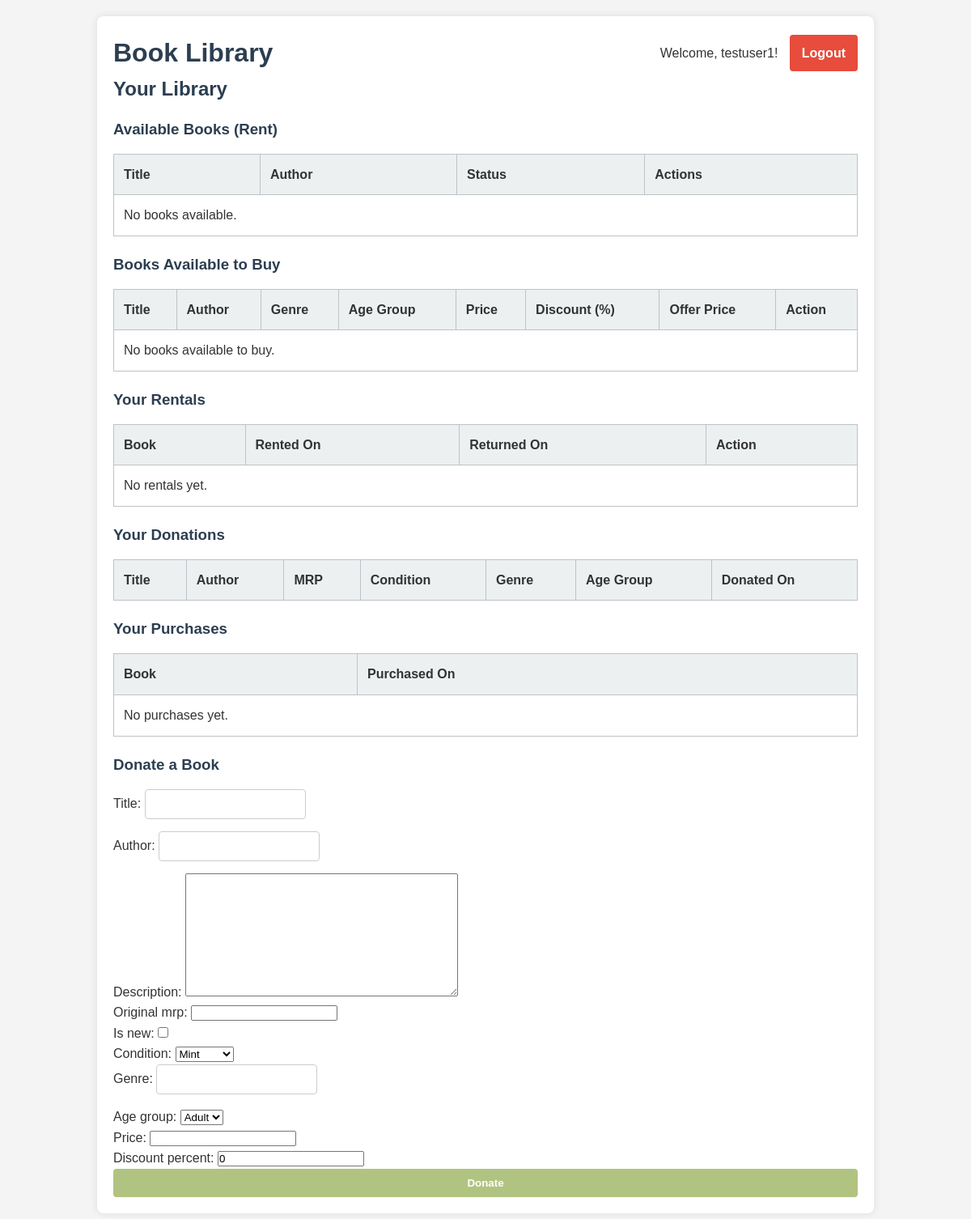
The page / (signed in) on the database as committed earlier.
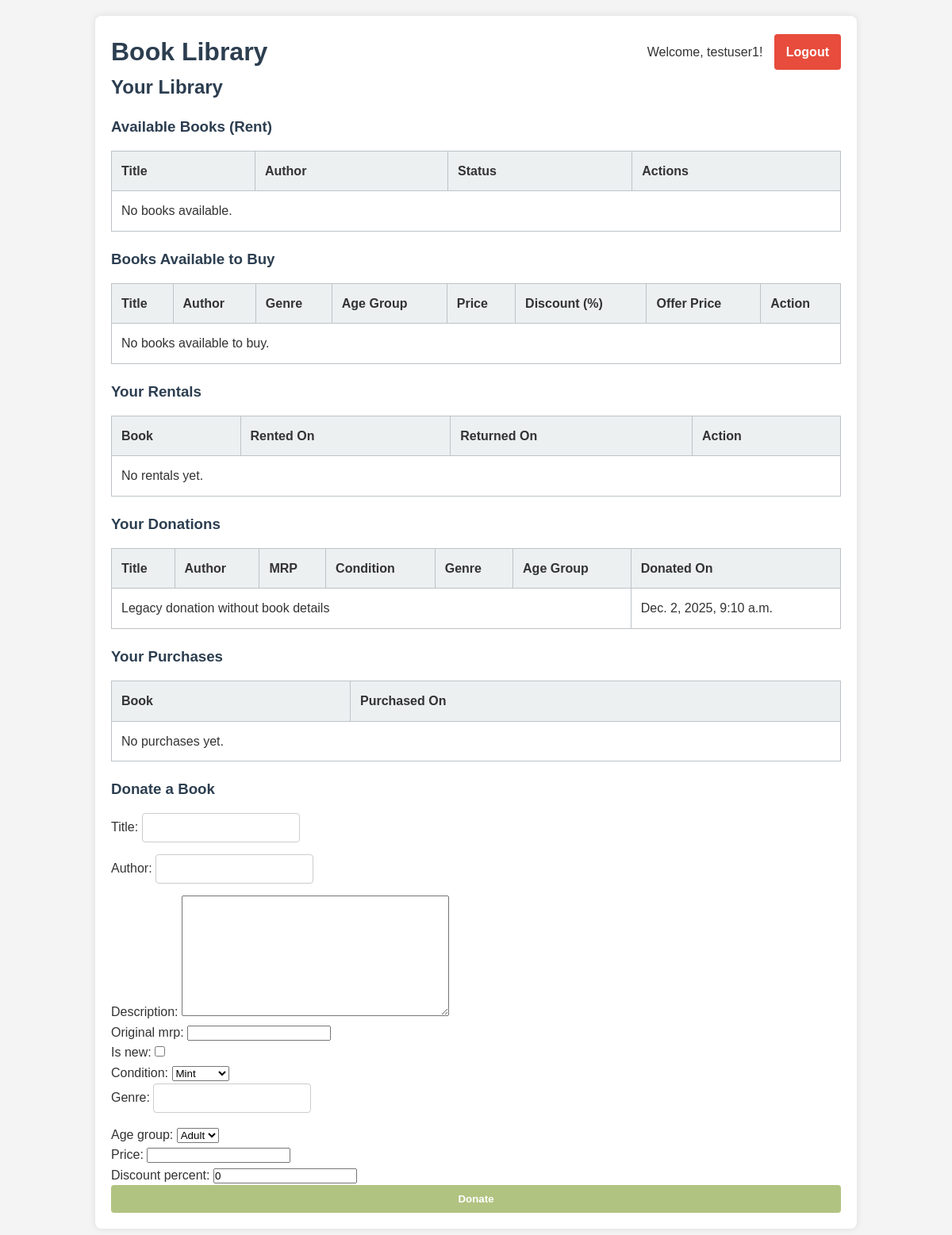
The same page on the database as committed later.
### library_app/models.py (models this page shows, shortened)
class Donation(models.Model):
    user = models.ForeignKey(User, on_delete=models.CASCADE)
    book = models.ForeignKey(Book, on_delete=models.CASCADE, null=True, blank=True)
    donated_on = models.DateTimeField(auto_now_add=True)

### library_app/views.py (the view)
# urls.py: path('', views.library_home, name='library-home'),
@login_required
def library_home(request):
    books = Book.objects.all()
    buyable_books = Book.objects.filter(price__isnull=False)
    rentals = Rental.objects.filter(user=request.user).order_by('-rented_on')
    donations = Donation.objects.filter(user=request.user).select_related('book').order_by('-donated_on')
    purchases = Purchase.objects.filter(user=request.user).select_related('book').order_by('-purchased_on')
    donation_form = DonationBookForm()
    context = {
        'books': books,
        'buyable_books': buyable_books,
        'rentals': rentals,
        'donations': donations,
        'purchases': purchases,
        'donation_form': donation_form,
    }
    return render(request, 'library_app/home.html', context)

### library_app/forms.py
class DonationBookForm(forms.ModelForm):
    class Meta:
        model = Book
        fields = [
            'title',
            'author',
            'description',
            'original_mrp',
            'is_new',
            'condition',
            'genre',
            'age_group',
            'price',
            'discount_percent',
        ]

### library_app/templates/library_app/home.html (shortened to what this page needs)
{% extends 'library_app/index.html' %}
{% block content %}
  <h2>Your Library</h2>
  <h3>Available Books (Rent)</h3>
  <table>
    <thead>
      <tr>
        <th>Title</th><th>Author</th><th>Status</th><th>Actions</th>
      </tr>
    </thead>
    <tbody>
      {% for book in books %}
      <tr>
        <td>{{ book.title }}</td>
        <td>{{ book.author }}</td>
        <td>
          {% if book.available %}
            <span class="status-available">Available</span>
          {% else %}
            <span class="status-rented">Rented</span>
          {% endif %}
        </td>
        <td>
          {% if book.available %}
            <a href="{% url 'rent-book' book.id %}" class="btn-action">Rent</a>
          {% else %}
            <span class="disabled">Not Available</span>
          {% endif %}
        </td>
      </tr>
      {% empty %}
      <tr><td colspan="4">No books available.</td></tr>
      {% endfor %}
    </tbody>
  </table>
  <h3>Books Available to Buy</h3>
  <table>
    <thead>
      <tr>
        <th>Title</th>
        <th>Author</th>
        <th>Genre</th>
        <th>Age Group</th>
        <th>Price</th>
        <th>Discount (%)</th>
        <th>Offer Price</th>
        <th>Action</th>
      </tr>
    </thead>
    <tbody>
      {% for book in buyable_books %}
      <tr>
        <td>{{ book.title }}</td>
        <td>{{ book.author }}</td>
        <td>{{ book.genre }}</td>
        <td>{{ book.get_age_group_display }}</td>
        <td>{{ book.price }}</td>
        <td>{{ book.discount_percent }}</td>
        <td>{{ book.offer_price }}</td>
        <td>
          <a href="{% url 'buy-book' book.id %}" class="btn-action btn-buy">Buy</a>
        </td>
      </tr>
      {% empty %}
      <tr><td colspan="8">No books available to buy.</td></tr>
      {% endfor %}
    </tbody>
  </table>
  <h3>Your Rentals</h3>
  <table>
    <thead>
      <tr>
        <th>Book</th><th>Rented On</th><th>Returned On</th><th>Action</th>
      </tr>
    </thead>
    <tbody>
      {% for rental in rentals %}
      <tr>
        <td>{{ rental.book.title }}</td>
        <td>{{ rental.rented_on }}</td>
        <td>
          {% if rental.returned_on %}
            {{ rental.returned_on }}
          {% else %}
            Currently rented
          {% endif %}
        </td>
        <td>
          {% if not rental.returned_on %}
            <a href="{% url 'return-book' rental.id %}" class="btn-action">Return</a>
          {% else %}
            <span class="disabled">Returned</span>
          {% endif %}
        </td>
      </tr>
      {% empty %}
      <tr><td colspan="4">No rentals yet.</td></tr>
      {% endfor %}
    </tbody>
  </table>
  <h3>Your Donations</h3>
  <table>
    <thead>
      <tr>
        <th>Title</th>
        <th>Author</th>
        <th>MRP</th>
        <th>Condition</th>
        <th>Genre</th>
        <th>Age Group</th>
        <th>Donated On</th>
      </tr>
    </thead>
    <tbody>
      {% for donation in donations %}
      <tr>
        {% if donation.book %}
          <td>{{ donation.book.title }}</td>
          <td>{{ donation.book.author }}</td>
          <td>{{ donation.book.original_mrp }}</td>
          <td>{{ donation.book.get_condition_display }}</td>
          <td>{{ donation.book.genre }}</td>
          <td>{{ donation.book.get_age_group_display }}</td>
        {% else %}
          <td colspan="6">Legacy donation without book details</td>
        {% endif %}
        <td>{{ donation.donated_on }}</td>
      </tr>
      {% endfor %}
    </tbody>
  </table>
  <h3>Your Purchases</h3>
  <table>
    <thead>
      <tr>
        <th>Book</th><th>Purchased On</th>
      </tr>
    </thead>
    <tbody>
      {% for purchase in purchases %}
      <tr>
        <td>{{ purchase.book.title }}</td>
        <td>{{ purchase.purchased_on }}</td>
      </tr>
      {% empty %}
      <tr><td colspan="2">No purchases yet.</td></tr>
      {% endfor %}
    </tbody>
  </table>
  <h3>Donate a Book</h3>
  <form method="POST" action="{% url 'donate-book' %}" class="form">
    {{ donation_form.as_p }}
    <button type="submit" class="btn-primary">Donate</button>
  </form>
{% endblock %}

Rows that differ between the two databases and show on the page:
added Donation: shows "Legacy donation without book details", donated_on "Dec. 2, 2025, 9:10 a.m."
